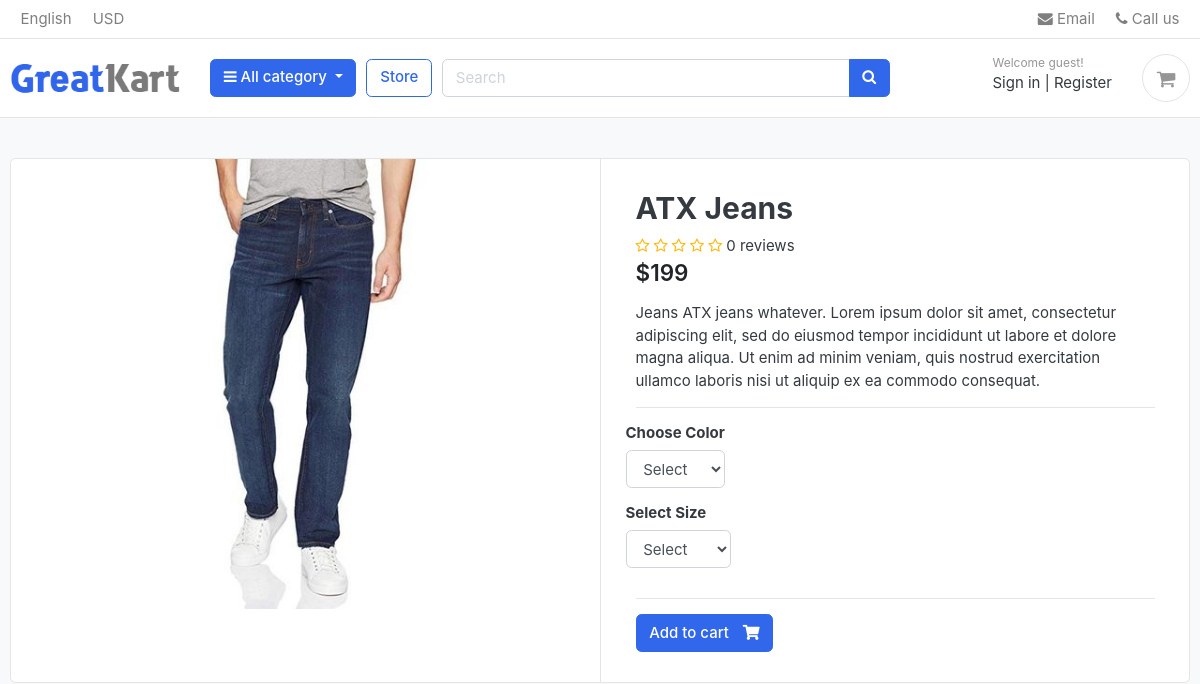
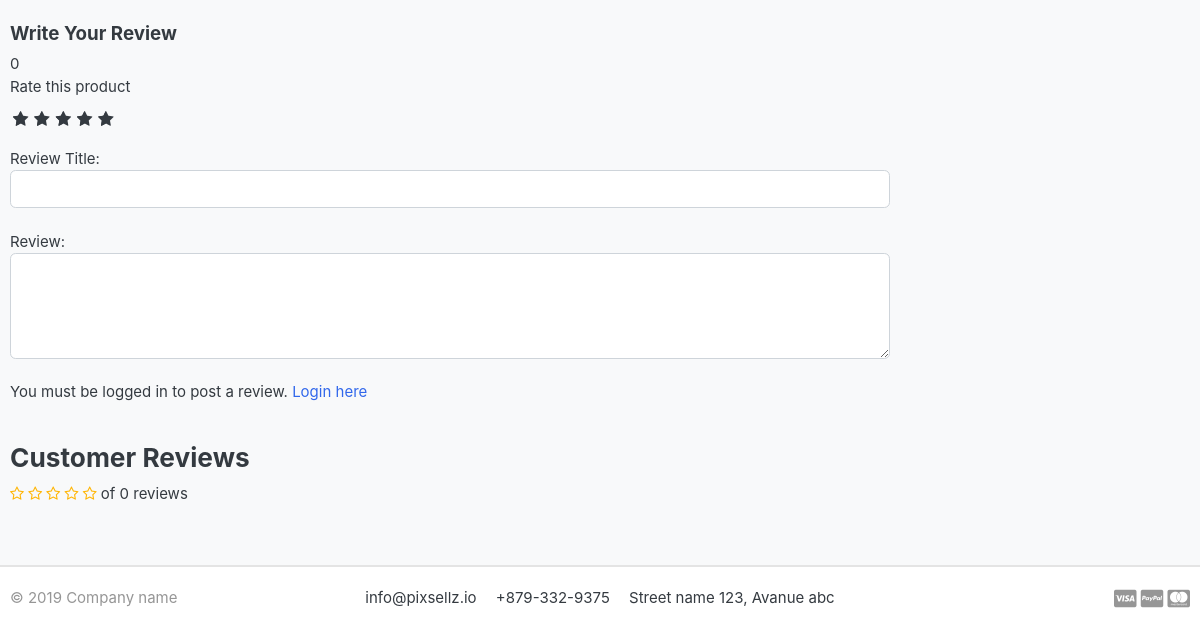
/store/category/jeans/atx-jeans/, run on an earlier commit of the app's database (2 pictures, top to bottom).
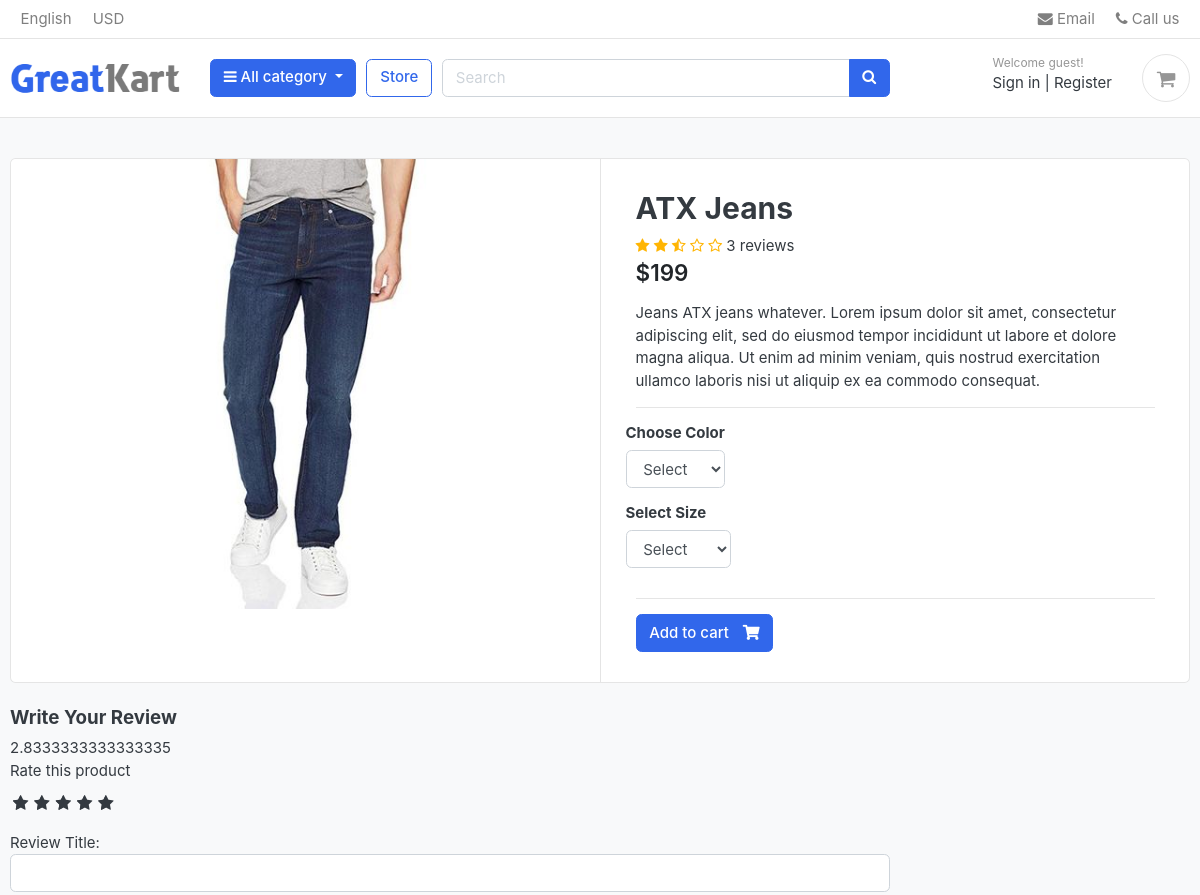
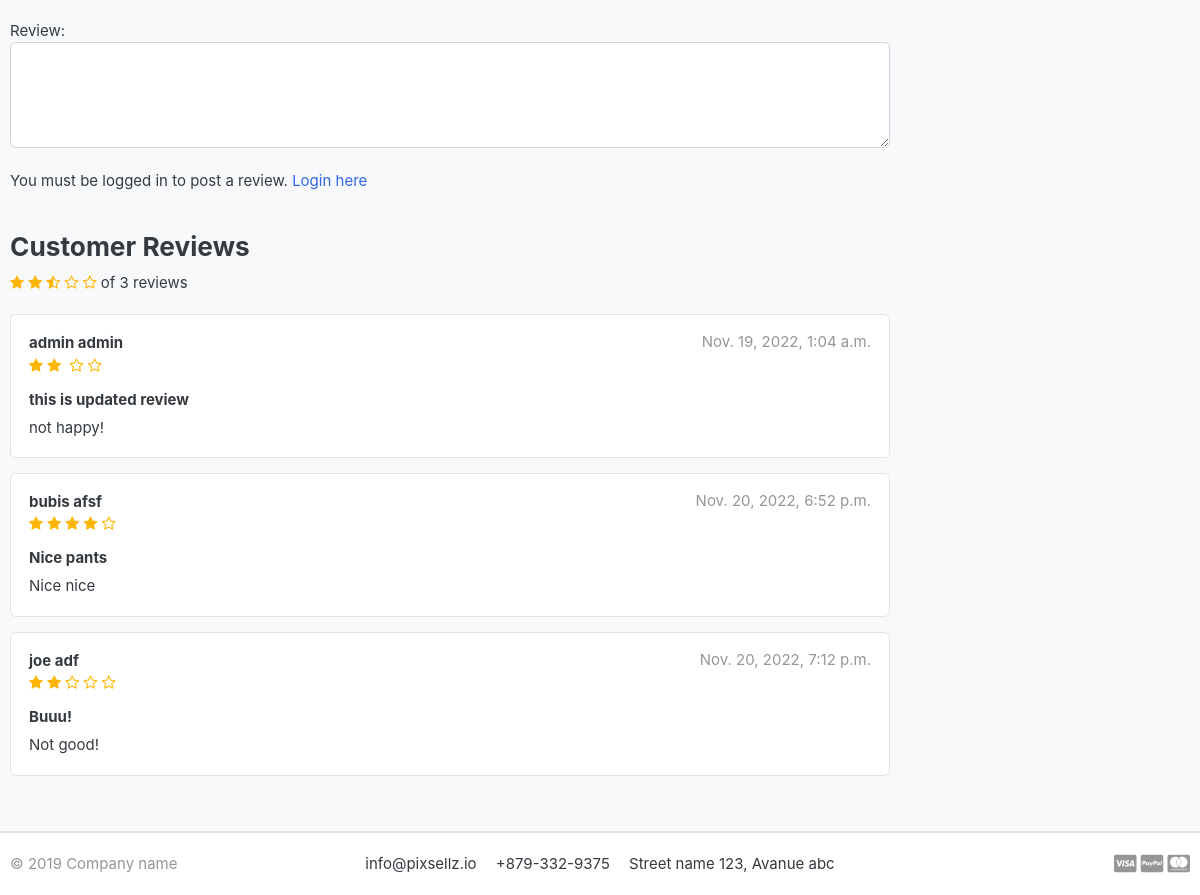
And on a later commit of the database (2 pictures, top to bottom).
### store/models.py (models this page shows, shortened)
class Product(models.Model):
    product_name = models.CharField(max_length=200, unique=True)
    slug = models.SlugField(max_length=200, unique=True)
    description = models.TextField(max_length=500, blank=True)
    price = models.IntegerField()
    images = models.ImageField(upload_to='photos/products')
    stock = models.IntegerField()
    is_available = models.BooleanField(default=True)
    category = models.ForeignKey(Category, on_delete=models.CASCADE)
    created_date = models.DateTimeField(auto_now_add=True)
    modified_date = models.DateTimeField(auto_now=True)
    def averageReview(self):
        reviews = ReviewRating.objects.filter(product=self, status=True).aggregate(prod_avg=Avg('rating'))
        avg = 0
        if reviews['prod_avg'] is not None:
            avg = float(reviews['prod_avg'])
        return avg
    def countReview(self):
        reviews = ReviewRating.objects.filter(product=self, status=True).aggregate(prod_N=Count('rating'))
        N = 0
        if reviews['prod_N'] is not None:
            N = int(reviews['prod_N'])
        return N

class ReviewRating(models.Model):
    product = models.ForeignKey(Product, on_delete=models.CASCADE)
    user = models.ForeignKey(Account, on_delete=models.CASCADE)
    subject = models.CharField(max_length=100,blank=True)
    review = models.TextField(max_length=500,blank=True)
    rating = models.FloatField()
    ip = models.CharField(max_length=20,blank=True)
    status = models.BooleanField(default=True)
    create_at = models.DateTimeField(auto_now_add=True)
    updated_at = models.DateTimeField(auto_now=True)

### accounts/models.py (models this page shows, shortened)
class Account(AbstractBaseUser):
    first_name      = models.CharField(max_length=50)
    last_name       = models.CharField(max_length=50)
    username        = models.CharField(max_length=50, unique=True)
    email           = models.EmailField(max_length=100, unique=True)
    phone_number    = models.CharField(max_length=50)
    date_joined     = models.DateTimeField(auto_now_add=True)
    last_login      = models.DateTimeField(auto_now_add=True)
    is_admin        = models.BooleanField(default=False)
    is_staff        = models.BooleanField(default=False)
    is_active       = models.BooleanField(default=False)
    is_superadmin   = models.BooleanField(default=False)
    USERNAME_FIELD = 'email'
    REQUIRED_FIELDS = ['username','first_name','last_name']
    objects = MyAccountManager()
    def full_name(self):
        return f'{self.first_name} {self.last_name}'

### store/views.py (the view)
# urls.py: path('category/<slug:category_slug>/<slug:product_slug>/', views.product_detail, name='product_detail'),
def product_detail(request, category_slug, product_slug):
    try:
        single_product = Product.objects.get(category__slug= category_slug, slug = product_slug)
        in_cart = CartItem.objects.filter(cart__cart_id=_cart_id(request), product=single_product).exists()  # Two underscores looks at the Cart model. Exits() would return true or false
    except Exception as e:
        raise e
    if request.user.is_authenticated:
        try:
            orderproduct = OrderProduct.objects.filter(user=request.user, product_id=single_product.id).exists() # We don't want any product, just to check it exists
        except OrderProduct.DoesNotExist:
            orderproduct = None
    else:
        orderproduct=None
    reviews = ReviewRating.objects.filter(product_id=single_product.id, status=True) #Status true to show the reviews. If you set the reviews as false, those won't show in the site.
    context = {'single_product': single_product,
               'in_cart': in_cart,
               'orderproduct': orderproduct,
               'reviews': reviews,}
    return render(request, 'store/product_detail.html', context)

### carts/views.py (called while the page is built)
def _cart_id(request): #private function starts with _ in the name.
    cart = request.session.session_key
    if not cart:
        cart = request.session.create()
    return cart

### store/models.py (called while the page is built)
    def colors(self):
        return super(VariationManager, self).filter(variation_category='color', is_active= True)

    def sizes(self):
        return super(VariationManager, self).filter(variation_category='size', is_active= True)

### templates/store/product_detail.html (shortened to what this page needs)
{% extends 'base.html' %}
{% load static %}
{% block content %}
<section class="section-content padding-y bg">
<div class="container">
<div class="card">
	<div class="row no-gutters">
		<aside class="col-md-6">
<article class="gallery-wrap">
	<div class="img-big-wrap">
	   <a href="#"><img src="{{ single_product.images.url }}"></a>
	</div>
</article>
		</aside>
		<main class="col-md-6 border-left">
			<form action="{% url 'add_cart' single_product.id %}" method="POST">
<article class="content-body">
<h2 class="title"> {{ single_product.product_name }}</h2>
<div class="rating-star">
	<span>
		<i class='fa fa-star{% if single_product.averageReview < 0.5%}-o{% elif single_product.averageReview >= 0.5 and single_product.averageReview < 1 %}-half-o {% endif %}' aria-hidden='true'></i>
		<i class='fa fa-star{% if single_product.averageReview < 1.5%}-o{% elif single_product.averageReview >= 1.5 and single_product.averageReview < 2 %}-half-o {% endif %}' aria-hidden='true'></i>
		<i class='fa fa-star{% if single_product.averageReview < 2.5%}-o{% elif single_product.averageReview >= 2.5 and single_product.averageReview < 3 %}-half-o {% endif %}' aria-hidden='true'></i>
		<i class='fa fa-star{% if single_product.averageReview < 3.5%}-o{% elif single_product.averageReview >= 3.5 and single_product.averageReview < 4 %}-half-o {% endif %}' aria-hidden='true'></i>
		<i class='fa fa-star{% if single_product.averageReview < 4.5%}-o{% elif single_product.averageReview >= 4.5 and single_product.averageReview < 5 %}-half-o {% endif %}' aria-hidden='true'></i>
		<span>{{single_product.countReview}} reviews</span>
	</span>
</div>
<div class="mb-3">
	<var class="price h4">${{ single_product.price }}</var>
</div>
<p>{{single_product.description}}</p>
<hr>
	<div class="row">
		<div class="item-option-select">
			<h6>Choose Color</h6>
			<select name="color" class="form-control" required>
				<option value=""disabled selected>Select</option>
			</select>
		</div>
	</div>
	<div class="row">
		<div class="item-option-select">
			<h6>Select Size</h6>
			<select name="size" class="form-control">
				<option value=""disabled selected>Select</option>
			</select>
		</div>
	</div>
	<hr>
  {% if single_product.stock <= 0 %}
    <h5 class="text-danger"> Out of Stock</h5>
    {% else %}
			<button type='submit' class="btn  btn-primary"> <span class="text">Add to cart</span> <i class="fas fa-shopping-cart"></i>  </button>
    {% endif %}
</article>
</form>
		</main>
	</div>
</div>
<br>
<div class="row">
			<div class="col-md-9">
	<form class="" action="{% url 'submit_review' single_product.id %}" method="POST">
			<h5>Write Your Review</h5>
			{{single_product.averageReview}}
			<div>
				<label>Rate this product</label>
				<br>
				<div class="rate">
					<input type="radio" name="rating" id="rating10" value="5" required /><label for="rating10" title="5"></label>
					<input type="radio" name="rating" id="rating8" value="4" required /><label for="rating8" title="4"></label>
					<input type="radio" name="rating" id="rating6" value="3" required /><label for="rating6" title="3"></label>
					<input type="radio" name="rating" id="rating4" value="2" required /><label for="rating4" title="2"></label>
					<input type="radio" name="rating" id="rating2" value="1" required /><label for="rating2" title="1"></label>
				</div>
				<br>
				Review Title:
				<input type="text" class="form-control" name="subject">
				<br>
				Review:
				<textarea name="review" rows="4" class="form-control"></textarea>
				<br>
				{% if user.is_authenticated %}
					{% if orderproduct %}
						<input type="submit" value="Submit Review" class='btn btn-primary'>
					{% else %}
						<p>You must purchase this product to post a review.</p>
					{% endif %}
				{% else %}
				<p>You must be logged in to post a review. <span><a href="{% url 'login' %}">Login here</a></span></p>
				{% endif %}
			</div>
	</form>
	<br>
	<header class="section-heading">
		<h3>Customer Reviews </h3>
			<div class="rating-star">
				<span>
					<i class='fa fa-star{% if single_product.averageReview < 0.5%}-o{% elif single_product.averageReview >= 0.5 and single_product.averageReview < 1 %}-half-o {% endif %}' aria-hidden='true'></i>
					<i class='fa fa-star{% if single_product.averageReview < 1.5%}-o{% elif single_product.averageReview >= 1.5 and single_product.averageReview < 2 %}-half-o {% endif %}' aria-hidden='true'></i>
					<i class='fa fa-star{% if single_product.averageReview < 2.5%}-o{% elif single_product.averageReview >= 2.5 and single_product.averageReview < 3 %}-half-o {% endif %}' aria-hidden='true'></i>
					<i class='fa fa-star{% if single_product.averageReview < 3.5%}-o{% elif single_product.averageReview >= 3.5 and single_product.averageReview < 4 %}-half-o {% endif %}' aria-hidden='true'></i>
					<i class='fa fa-star{% if single_product.averageReview < 4.5%}-o{% elif single_product.averageReview >= 4.5 and single_product.averageReview < 5 %}-half-o {% endif %}' aria-hidden='true'></i>
					<span> of {{single_product.countReview}} reviews</span>
				</span>
			</div>
	</header>
	{% for review in reviews %}
	<article class="box mb-3">
		<div class="icontext w-100">
			<div class="text">
				<span class="date text-muted float-md-right">{{review.updated_at}} </span>
				<h6 class="mb-1">{{review.user.full_name}} </h6>
				<div class="rating-star">
					<span>
						<i class='fa fa-star{% if review.rating == 0.5%}-half-0{% elif review.rating < 1 %}-o {% endif %}' aria-hidden='true'></i>
						<i class='fa fa-star{% if review.rating == 1.5%}-half-0{% elif review.rating < 2 %}-o {% endif %}' aria-hidden='true'></i>
						<i class='fa fa-star{% if review.rating == 2.5%}-half-0{% elif review.rating < 3 %}-o {% endif %}' aria-hidden='true'></i>
						<i class='fa fa-star{% if review.rating == 3.5%}-half-0{% elif review.rating < 4 %}-o {% endif %}' aria-hidden='true'></i>
						<i class='fa fa-star{% if review.rating == 4.5%}-half-0{% elif review.rating < 5 %}-o {% endif %}' aria-hidden='true'></i>
					</span>
				</div>
			</div>
		</div>
		<div class="mt-3">
			<h6>{{review.subject}}</h6>
			<p>
				{{review.review}}
			</p>
		</div>
	</article>
	{% endfor %}
	</div>
</div>
</div>
</section>
{% endblock %}

### templates/base.html (shortened to what this page needs)
{% load static %}
<!DOCTYPE HTML>
<html lang="en">
<head>
<link href= {% static "css/bootstrap.css" %} rel="stylesheet" type="text/css"/>
<link href= {% static "fonts/fontawesome/css/all.min.css" %} type="text/css" rel="stylesheet">
<link href= {% static "css/ui.css" %}  rel="stylesheet" type="text/css"/>
<link href= {% static "css/responsive.css" %} rel="stylesheet" media="only screen and (max-width: 1200px)" />
<link href="{% static 'css/custom.css' %}" rel="stylesheet" type="text/css"/>
<link rel="stylesheet" href="https://cdnjs.cloudflare.com/ajax/libs/font-awesome/4.7.0/css/font-awesome.min.css">
</head>
<body>
{% include 'includes/navbar.html' %}
{% block content %}{% endblock %}
{% include 'includes/footer.html' %}

### templates/includes/navbar.html (shortened to what this page needs)
{% load static %}
<header class="section-header">
<nav class="navbar p-md-0 navbar-expand-sm navbar-light border-bottom">
<div class="container">
  <div class="collapse navbar-collapse" id="navbarTop4">
    <ul class="navbar-nav mr-auto">
      <li class="nav-item dropdown">
      <a href="#" class="nav-link">   English </a>
    </li>
    <li class="nav-item dropdown">
      <a href="#" class="nav-link"> USD </a>
    </li>
    </ul>
    <ul class="navbar-nav">
    <li><a href="#" class="nav-link"> <i class="fa fa-envelope"></i> Email </a></li>
    <li><a href="#" class="nav-link"> <i class="fa fa-phone"></i> Call us </a></li>
  </ul>
  </div>
</div>
</nav>
<section class="header-main border-bottom">
  <div class="container">
<div class="row align-items-center">
  <div class="col-lg-2 col-md-3 col-6">
    <a href="{% url 'home' %}" class="brand-wrap">
      <img class="logo" src={% static "./images/logo.png" %}>
    </a>
  </div>
  <div class="col-lg col-sm col-md col-6 flex-grow-0">
    <div class="category-wrap dropdown d-inline-block float-right">
      <button type="button" class="btn btn-primary dropdown-toggle" data-toggle="dropdown">
        <i class="fa fa-bars"></i> All category
      </button>
    </div>
  </div>
  <a href="{% url 'store' %}" class="btn btn-outline-primary">Store</a>
  <div class="col-lg  col-md-6 col-sm-12 col">
    <form action="{% url 'search' %}" class="search" method='GET'>
      <div class="input-group w-100">
          <input type="text" class="form-control" style="width:60%;" placeholder="Search" name='keyword'>
          <div class="input-group-append">
            <button class="btn btn-primary" type="submit">
              <i class="fa fa-search"></i>
            </button>
          </div>
        </div>
    </form>
  </div>
  <div class="col-lg-3 col-sm-6 col-8 order-2 order-lg-3">
        <div class="d-flex justify-content-end mb-3 mb-lg-0">
          {% if user.id is None %}
          <div class="widget-header">
            <small class="title text-muted">Welcome guest!</small>
            <div>
              <a href="{% url 'login' %}">Sign in</a> <span class="dark-transp"> | </span>
              <a href="{% url 'register' %}"> Register</a>
            </div>
          </div>
          {% endif %}
          <a href="{% url 'cart' %}" class="widget-header pl-3 ml-3">
            <div class="icon icon-sm rounded-circle border"><i class="fa fa-shopping-cart"></i></div>
          </a>
        </div>
      </div>
</div>
  </div>
</section>
</header>

### templates/includes/footer.html
<footer class="section-footer border-top">
	<div class="container">
		<section class="footer-bottom border-top row">
			<div class="col-md-2">
				<p class="text-muted"> &copy 2019 Company name </p>
			</div>
			<div class="col-md-8 text-md-center">
				<span  class="px-2">info@pixsellz.io</span>
				<span  class="px-2">+879-332-9375</span>
				<span  class="px-2">Street name 123, Avanue abc</span>
			</div>
			<div class="col-md-2 text-md-right text-muted">
				<i class="fab fa-lg fa-cc-visa"></i>
				<i class="fab fa-lg fa-cc-paypal"></i>
				<i class="fab fa-lg fa-cc-mastercard"></i>
			</div>
		</section>
	</div>
</footer>

### static/css/ui.css (style rules this page uses)
html { font-family: "Inter", sans-serif; font-size: 15px; }
.content-body { flex: 1 1 auto; padding: 2rem 2.3rem; }
.icon-xs, .icon-sm, .icon-md, .icon-lg { display: inline-block; text-align: center; flex-shrink: 0; flex-grow: 0; }
.icon-sm { width: 48px; height: 48px; line-height: 48px !important; font-size: 20px; }
.padding-y { padding-top: 40px; padding-bottom: 40px; }
var { font-style: normal; }
article:after, .form-group:after { display: block; clear: both; content: ""; }
.bg { background-color: #f8f9fa; }
.section-heading { margin-bottom: 20px; margin-top: 15px; }
p:last-child { margin-bottom: 0; }
.header-main { position: relative; padding-top: 1rem; padding-bottom: 1rem; }
.brand-wrap .logo, .navbar-brand .logo { margin-right: 7px; max-height: 42px; display: inline-block; }
.widget-header { display: inline-block; vertical-align: middle; position: relative; }
.widget-header a { color: #343a40; }
.widget-header i { color: #969696; }
.widget-header .title { display: block; }
.footer-bottom { padding-top: 20px; padding-bottom: 20px; }
.btn .text + i { margin-left: 10px; }
.icontext { display: inline-flex; align-items: center; vertical-align: middle; }
.icontext .text { width: 100%; line-height: 1.2; }
.price { font-weight: 600; color: #212529; }
.box { padding: 18px; background: #fff; border-radius: 0.37rem; border: 1px solid #e4e4e4; }
.gallery-wrap .img-big-wrap { margin-bottom: 10px; border-radius: 0.37rem; overflow: hidden; background-color: #fff; }
.gallery-wrap .img-big-wrap a { text-align: center; display: block; }
.gallery-wrap .img-big-wrap img { height: 450px; width: auto; display: inline-block; }
.item-option-select { margin-bottom: 1rem; display: inline-block; margin-right: 15px; }

### greatkart/static/css/custom.css (style rules this page uses)
.rate { display: inline-block;; border: 0; }
.rate > label { float: right; }
.rate > label:before { display: inline-block; font-size: 1.1rem; font-family: FontAwesome; content: "\f005"; margin:0; padding:0.3rem .2rem; cursor: pointer; }
.rating-star i { color: #ffb503 !important; }

What changed in the data, as far as the page shows it:
changed Product "ATX Jeans": countReview "0" → "3"; averageReview "0" → "2.8333333333333335"
added ReviewRating: updated_at "Nov. 19, 2022, 1:04 a.m.", user.full_name "admin admin", rating 2.5 (drawn), subject "this is updated review", review "not happy!"
added ReviewRating: updated_at "Nov. 20, 2022, 6:52 p.m.", user.full_name "bubis afsf", rating 4 (drawn), subject "Nice pants", review "Nice nice"
added ReviewRating: updated_at "Nov. 20, 2022, 7:12 p.m.", user.full_name "joe adf", rating 2 (drawn), subject "Buuu!", review "Not good!"
